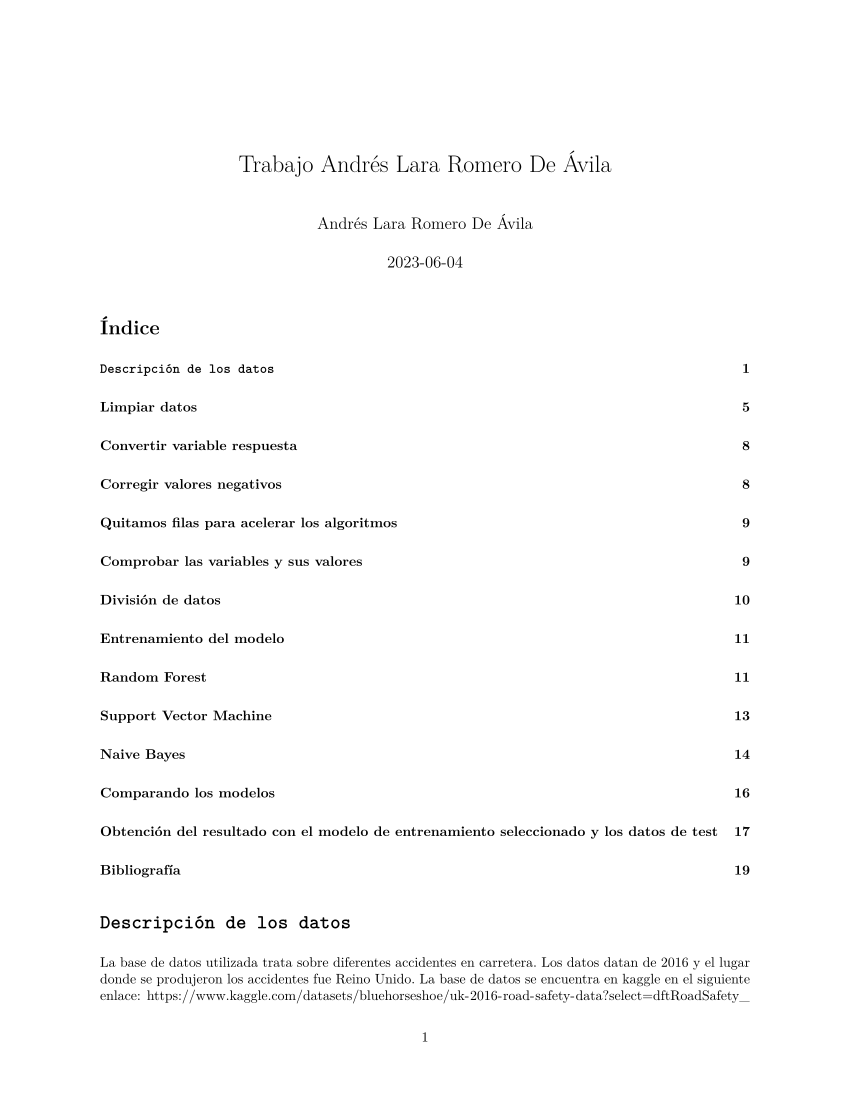

This chart was generated by the following R code:
---
title: "Trabajo Andrés Lara Romero De Ávila"
author: "Andrés Lara Romero De Ávila"
date: "`r Sys.Date()`"
output:
  pdf_document: default
  html_document: default
warnings: no
message: no
lang: "es-ES"
---

```{r setup, include=FALSE}
knitr::opts_chunk$set(echo = TRUE, warning=FALSE, message=FALSE)
```

# **`Descripción de los datos`**

La base de datos utilizada trata sobre diferentes accidentes en carretera. Los datos datan de 2016 y el lugar donde se produjeron los accidentes fue Reino Unido. La base de datos se encuentra en kaggle en el siguiente enlace: <https://www.kaggle.com/datasets/bluehorseshoe/uk-2016-road-safety-data?select=dftRoadSafety_Accidents_2016.csv>. La base de datos como comenta el usuario que la subió pertenece al apartado de transporte del gobierno de Reino Unido. Esta página contiene gran cantidad de recursos para entrenamiento en machine learning e incluso tiene actualizados, a partir de esta clase de datos estudios en los que explican las zonas y las condiciones en las que se producen mayor cantidad de accidentes para prevenir a los ciudadanos . La interpretación de los atributos de la tabla la he realizado gracias la explicación de las distintas opciones de cada variable que vienen en kaggle, pues no he encontrado ningún glosario.

Entre las columnas encontramos:

-   Fallecido: implica si hubo fallecidos

    0.  No hubo fallecidos

    <!-- -->

    1.  Hubo al menos un fallecido

-   Numero_Vehiculos : El número de vehículos implicados en el accidente. Este número puede ir desde un solo vehículo implicado hasta un máximo de 16 vehículos.

-   Numero_Afectados : Número de heridos (victimas o con lesiones) afectados por el accidente. Esta es una variable cuantitativa cuyo valor mínimo es cero afectados y el máximo es 60.

-   Tipo_Via_Principal: Indica el tipo de vía donde se produjo el accidente. Sus valores pueden ser:

    1.  Autovía
    2.  Autovía de tipo A
    3.  Carretera General del estado
    4.  Carretera tipo B
    5.  Carretera tipo C
    6.  No clasificado

-   Especificación_Via: Indica algún detalle relevante sobre la vía principal.

    1.  Rotonda
    2.  Calle de un solo carril
    3.  Carretera con dos carriles

    <!-- -->

    6.  Carretera con un carril
    7.  Carril de aceleración o deceleración

    <!-- -->

    9.  Desconocido

-   Límite de velocidad: Indica el límite máximo de velocidad permitido en la vía donde se produjo el accidente. Las unidades son millas por hora.

-   Detalles de cruce: Indica información adicional en el caso de que en la zona del accidente había un cruce

    0.  No hay cruce o lo hay a al menos a 20 metros
    1.  Rotonda
    2.  Mini-rotonda
    3.  Intersección en forma de codo

    <!-- -->

    5.  Carril de deceleración o aceleración
    6.  Cruce de carreteras
    7.  Más de 4 vías sin rotonda
    8.  Entrada privada
    9.  Otro cruce

-   Organización_Control_Cruce_Persona: Nos indica si existe alguna organización como policia o protección civil que se encargue del paso de peatones en la vía del accidente.

    0.  No hay nada en al menos 50 metros
    1.  Control escolar por una patrulla
    2.  Control por otra organización autorizada

-   Facilidades_Cruce_Personas: Indica si hay alguna infrastructura que facilite el paso de peatones en la zona.

    0.  No hay en al menos 50 metros
    1.  Paso de zebra

    <!-- -->

    4.  "Paso de pelícano": paso de zebra controlado por semáforos.
    5.  Semáforo para peatones

    <!-- -->

    7.  Puente o tunel
    8.  Refugio central: zona segura entre carriles de coches

-   Condiciones lumínicas: sus posibles valores son:

    1.  Luz del día

    <!-- -->

    4.  Oscuridad con luz artificial
    5.  Oscuridad sin luz artificial encendida aún
    6.  Oscuridad sin dispositivos lumínicos
    7.  Oscuridad y desconocimiento de luces

-   Condiciones climatológicas:

    1.  Bueno, sin vientos fuertes
    2.  Lloviendo sin fuertes vientos
    3.  Nevando sin fuertes vientos
    4.  Bien pero vientos fuertes
    5.  Lloviendo con vientos fuertes
    6.  Nevando con fuertes vientos
    7.  Niebla
    8.  Otro
    9.  Desconocido

-   Condiciones superficie via: Indica las condiciones de la parte superficial de la via en el momento del accidente.

    1.  Seco
    2.  Húmedo o mojado
    3.  Nevado
    4.  Helado
    5.  Inundación por encima de los 3cm
    6.  Aceite o combustible
    7.  Barro

-   Zona urbana o rural: Indica si la zona del acontecimiento pertenecía a una zona rural o urbana

    1.  Urbana
    2.  Rural
    3.  Desubicada

-   Tipo de vehiculo:

    1.  Vehículo a pedal
    2.  Motocicleta inferior a 50cc
    3.  Motocicleta inferior a 125cc
    4.  Motocicleta superior a 125cc y por debajo de 500cc
    5.  Motocicleta superior a 500cc

    <!-- -->

    8.  Taxi y coche privado o alquilado
    9.  Coche
    10. Minibus
    11. Autobus

    <!-- -->

    16. Caballo
    17. Vehiculo agrícola
    18. Tranvía
    19. Caravana
    20. Camión entre 3.5 y 7.5 toneladas
    21. Camión mayor a 7.5 toneladas
    22. Scoter
    23. Motocicleta eléctrica

    <!-- -->

    90. Otro

    <!-- -->

    97. Motocicleta sin conocer sus cc
    98. Camión de mercancias sin conocer su peso

-   Maniobra del vehículo: Indica la maniobra que realizaba el vehículo en el momento del accidente.

    1.  Marcha atrás
    2.  Aparcado
    3.  Esperando para salir
    4.  Decelerando o patando
    5.  Apartándose
    6.  Haciendo un cambio de sentido
    7.  Girando izquierda
    8.  Esperando para girar a la izquierda
    9.  Girando a la derecha
    10. Esperando para girar a la derecha
    11. Cambiando al carril derecho
    12. Cambiando al carril izquierdo
    13. Apartando un vehículo en movimiento fuera de la carretera
    14. Apartando un vehículo parado fuera de la carretera

-   Localización cruce : Indica donde se encontraba el cruce respecto a la zona del accidente

    0.  No había en al menos 20 metros
    1.  Intersección o esperando entrar al cruce
    2.  Intersección depejada o esperando a salir de ella
    3.  Saliendo de una rotonda
    4.  Entrando a una rotonda
    5.  Dejando la carretera principal
    6.  Entrando a la carretera principal
    7.  Entrando desde un carril de aceleración
    8.  En mitad de una intersección o de una rotonda

-   Primer punto de impacto: Nos indica donde se produjo el primer impacto que recibió el vehículo implicado

    0.  No impactó
    1.  Choque frontal
    2.  Alcance
    3.  Choque al lateral del vehículo
    4.  Rozando alguna parte

-   Objetivo del viaje : Objetivo que tenía el viaje para el conductor principal.

    1.  Viaje de trabajo
    2.  Traslado al puesto de trabajo
    3.  Llevando a los niños al colegio
    4.  Adolescentes conduciendo a casa
    5.  Otro
    6.  Desconocido

-   Sexo del conductor:

    1.  Masculino
    2.  Femenino
    3.  Desconocido

-   Edad del conductor

-   Clase afectado: Indica el rol del implicado en el accidente.

    1.  Conductor
    2.  Pasajero
    3.  Peatón

-   Sexo del afectado :

    1.  Masculino
    2.  Femenino
    3.  Desconocido

-   Edad del afectado

-   Fallecido

    0.  No hubo fallecidos
    1.  Hubo al menos un fallecido

Con estos atributos intentaremos resolver las preguntas:

-   ¿Hay algún patrón para los accidentes que involucre a los diferentes usuarios de la vía?

-   ¿Podemos predecir el momento más seguro para salir a la carretera?, ¿Y el más peligroso?

-   ¿Puede esta información ayudar a los diferentes conductores para poder predecir las zonas, días, etc donde se producen la mayoría de accidentes?

-   ¿Son algunos vehículos más propensos a los accidentes que otros?

# Limpiar datos

En primer lugar voy a convertir todos los archivos .csv a data frame y luego los voy a concatenar según el índice del accidente en la tabla data. Aunque a priori hay celdas vacias y valores a nulos pero luego los quitaremos.

```{r}
data <- read.csv("dftRoadSafety_Accidents_2016.csv")
veh <- read.csv("veh.csv")
cas <- read.csv("Cas.csv")
data <- merge(merge(data, veh, by = "Accident_Index"), cas, by = "Accident_Index")
```

```{r}
class(data)
```

Vemos que la clase de nuestra tabla ya es un data frame

```{r}
str(data)
```

En nuestra base de datos encontramos que hay 32 columnas y 136621 filas (accidentes).

Ahora vamos a comenzar a limpiarla

```{r}
#Eliminamos las variables que no podemos utilizar
data <- subset(data, select = -c(1,2,3,4,5,6,12,13,14,16,22,28,31,32,33,35,37,39,40,41,42,44,48,49,50,52,53,54,55,56,60,61,62,63,64,65,66,67,68,69))

#Cambiar el nombre de las columnas
colnames(data) <- c("Gravedad_Accidente","Numero_Vehiculos,","Numero_Afectados","Fecha","Dia_Semana","Tipo_Via_principal","Especificacion_Via","Limite_Velocidad","Detalles_cruce","Control_Cruce","Tipo_Via_Secundaria","Organizacion_Control_Cruce_Personas","Facilidades_Cruce_Personas","Condiciones_Luminicas","Condiciones_Climatologicas","Condiciones_Superficie_Via","Imprevistos","Zona_Urbana_Rural","Tipo_Vehiculo","Maniobra_Vehiculo","Localizacion_Cruce","Primer_Punto_Impacto","Objetivo_Viaje","Sexo_Conductor","Edad_Conductor","Edad_Vehiculo","Clase_Afectado","Sexo_Afectado","Edad_Afectado")

#Vamos a comprobar la parte superficial de los datos
str(data)
```

Comenzamos viendo que aun quitando las variables que no nos sirven hay que modificar algunas columnas para poder utilizarlas en los algoritmos.

```{r}
summary(data)

```

```{r}
dim(data)
```

Ahora ya nos quedamos solo con 18 columnas de las cuales solo hay 1 respuesta que es la gravedad del accidente y todas las demás son explicativas.

Vamos a convertir la variable límite de velocidad en entero para que detecte si hay valores vacios o nulos.

```{r}
#Convertimos también la velocida máxima permitida en entero
data$Limite_Velocidad <- as.integer(data$Limite_Velocidad)

table(factor(data$Limite_Velocidad))
```

```{r}

#Vamos a comprobar también si hay algún dato vacio, con null
anyNA(data)
```

Vemos que hay algunos valores tipo NA

```{r}
#Vamos a comprobar en que columna están los datos vacios
colSums(is.na(data))
```

Los datos vacios se encuentran en la columna Límite de velocidad y al tener tantas filas lo más conveniente es eliminarlos.

```{r}
data <- data[complete.cases(data), ]

#Volvemos a comporbar que valores son NA
colSums(is.na(data))

```

Como vemos ya hemos eliminado las filas que contenían valores vacios. Vamos a comprobar también si hay valores nulos en la tabla.

```{r}
is.null(data)
```

No hay valores nulos.

```{r}
str(data$Fecha)
```

Al tener la variable fecha como caracter no la podemos utilizar para el estudio por lo que nos vamos a quedar con los meses para estudiar si un accidente en un mes determinado importa en su gravedad. El año es el mismo por lo que no va a explicar nada, y el día es complicado pues se vuelven a repetir cada mes y por tanto es dificil diferenciarlos con el mes

```{r}
data$Fecha <- as.Date(data$Fecha, format = "%d/%m/%Y")

# Extraer los meses de la columna "fecha"
data$Mes <- format(data$Fecha, format = "%m")
#Convertimos los meses en entero
data$Mes <- as.integer(data$Mes)

#Convertida la variable fecha la eliminamos
data <- subset(data, select = -c(Fecha))

#Ahora voy a colocar la variable mes
Mes <- data$Mes
data <- subset(data, select = -c(Mes))
data <- cbind(data[, 1:4], Mes, data[, 5:ncol(data)])

#Comprobamos la variable
table(factor(data$Mes))
```

Voy a convertir todos los datos con un -1 a valores de tipo NA para que podamos limpiarlos tratar con ellos y si queremos asignarle la mediana o moda.

```{r}
data[data == -1] <- NA
```

# Convertir variable respuesta

Vamos a separar el archivo según la columna de gravedad del accidente. Vamos a dividir los accidentes entre los que tuvieron fallecidos y los que no pues estos primeros nos interesan más, y el resultado lo introducimos en una variable (Fallecidos) en la que representamos con un 1 sí que hay fallecidos y con un 0 lo no hubo ningún fallecido. En este caso hay que comprobar la variable Gravedad del accidente pues es la que nos dice si algún individuo murió. Esta variable puede presentar 3 valores los cuales son:

-   1 : Hubo más de un fallecido

-   2 : El accidente fue importante pues hubo heridos graves y algún fallecido

-   3 : El accidente ha sido leve

```{r}
#Vamos a dividir las tuplas en dos con la nueva variable Gravedad_Accidente
data$Fallecido <- ifelse(data$Gravedad_Accidente > 2, "0", "1")

#Al dividir las tuplas ya no hace falta la variable gravedad_Accidente pues es explicativa por lo que la borramos
data <- subset(data, select = -c(Gravedad_Accidente))

#Convertimos la variable a entero
data$Fallecido <- as.factor(data$Fallecido)

#Vamos a ver el resultado
table(data$Fallecido)

```

Como vemos la mayoría de los casos estudiados implicaron al menos un fallecido.

# Comprobar las variables y sus valores

Esto lo realizo para poder comprender mejor las variables de cara a su uso posterior en el estudio.

Vamos a comprobar una visión general del resultado de limpiar los datos

```{r}
str(data)
```

Todas las variables de nuestra tabla son de tipo entero.

Vamos a comprobar todas las variables individualmente:

```{r}
library(ggplot2)
qplot(data$Numero_Vehiculos)
```

Como vemos hay mucha diversidad en los resultados pero la mayoría de accidente implicaron uno, dos o tres coches como máximo.

```{r}
table(data$Numero_Afectados)
```

Como vemos en la mayoría de los accidentes solo hubo un implicado en el accidente. A este valor le siguen 2 afectados posteriormente 3.

```{r}
library(ggplot2)
qplot(data$Dia_Semana)
```

El número de accidentes por día de la semana es muy similar en los 7, por lo que seguramente esta variable no ofrezca mucha información. Como tenemos variables de sobra la quitamos.

```{r}
data <- subset(data, select = -c(Dia_Semana))
```

```{r}
qplot(data$Mes)
```

Al mes le ocurre lo mismo que al día de la semana, y es que para todos los meses hubo un número muy parecido de accidentes por lo que esta variable tampoco explicará mucho. La quitamos también.

```{r}
data <- subset(data, select = -c(Mes))
```

```{r}
table(data$Tipo_Via_principal)
```

En la variable tipo de vía tenemos como campeón en cuanto a cantida de accidentes al valor 3 que consiste en carreteras de tipo A que son parte de la red de carreteras principales y que se consideran las vías más importantes y de mayor capacidad. Estas suelen ser autopistas o carreteras principales con múltiples carriles y están diseñadas para el tráfico de larga distancia y alta velocidad. A esta categoría le siguen las carreteras de tipo B que consisten en carreteras que conectan zonas rurales, pueblos y ciudades pequeñas.

```{r}
table(data$Especificacion_Via)
```

En este caso el que contiene mayor número de valores es en el tipo 6 que representa las carreteras de un solo carril, es decir, que cada sentido tiene un solo carrill. A este valor le sigue el 3 que representa a las carreteras con dos carriles por sentido como las autovías y autopistas.

```{r}
table(data$Limite_Velocidad)
```

```{r}
library(ggplot2)
qplot(data$Limite_Velocidad, geom = "histogram")
```

En el límite de velocidad los valores más repetidos son las vías de 30 millas por hora seguido de las vías de 60 millas/hora. Esto quiere decir que la mayoría de los accidentes se concentra en velocidades medias-bajas.

```{r}
qplot(data$Detalles_cruce)
```

En este caso en accidentes no había cruce o lo había a 20 metros o más, y el otro valor que más aparece es el 3 que corresponde con una intersección o cruce escalonado, es decir, un tipo de intersección que se realiza cuando las vías que se cruzan no están en una alineación directa sino que están desplazadas unas de otras.

```{r}
table(data$Control_Cruce)
```

El claro nivel en el control de cruce es el número 4 que consiste en un cruce el cual no tiene ninguna señalización para controlar el paso de los vehículos, seguido del valor -1 que hace referencia a que en ese accidente el dato no se tuvo en consideración. Esta variable no va a explicar mucho por lo que la podemos quitar al tener variables de sobra.

```{r}
data <- subset(data, select = -c(Control_Cruce))
```

```{r}
prop.table(table(factor(data$Tipo_Via_Secundaria))) * 100
```

En cuanto a las vías secundarias que aparecen en el suceso, en el 41% de los sucesos no había ninguna vía secundaria, y en el 40% no se tomo nota sobre este campo. Como en este caso en gran parte de los datos no está recogido el dato eliminamos la variable.

```{r}
data <- subset(data, select = -c(Tipo_Via_Secundaria))
```

```{r}
table(data$Organizacion_Control_Cruce_Personas)
```

Esta variable hace referencia a si existe algún organismo humano para controlar el cruce de personas por la vía como puediera ser la policia o protección civil. Podemos ver que en la mayoría de casos no existe ningun organismo encargado de esto y por lo tanto podrá ser una dato relevante de cara al estudio.

```{r}
table(factor(data$Facilidades_Cruce_Personas))
```

En cuanto a las facilidades para el paso de personas encontramos que en la mayoría de casos no había ningún tipo de infrastructura para el paso de peatones en al menos 50 metros, aunque en algunos casos encontramos que había semáforos habilitados con paso de peatones.

```{r}
table(data$Condiciones_Luminicas)
```

Las condiciones lumínicas en la mayoría de los casos son del caso 1 que indica que el accidente fue de día, es decir, con luz diurna. También tenemos otros cuantos con el valor 4 que indica que el accidente fue en unas condiciones nocturnas pero con luces encendidas de por medio, es decir, que puede ser en una zona donde haya farolas u otro tipo de luz artificial.

```{r}
table(data$Condiciones_Climatologicas)
```

En la gran mayoría de los casos, las condiciones climatológicas fueron normales, es decir, un día sin lluvias y con viendo moderado o calmado. Esta variable puede ser también de gran utilidad para el estudio.

```{r}
table(data$Condiciones_Superficie_Via)
```

En el caso de la variable que indica el estado de la vía, la mayoría de los casos indican que el asfalto estaba seco (valor 1), y a esto le siguen otros cuantos sucesos con piso mojado o húmedo(valor 2).

```{r}
table(data$Imprevistos)
```

En el caso de los improvistos no explica mucho, pues en la gran mayoría de los casos no hubo ningún imprevisto en el momento del accidente. Esta variable la voy a quitar porque no hay mucha información sobre ella.

```{r}
data <- subset(data, select = -c(Imprevistos))
```

```{r}
table(data$Zona_Urbana_Rural)
```

Podemos ver que la mayoría de los accidentes se produjeron en entornos urbanos(valor 1) aunque también hubo muchos de ellos en entornos rurales (valor 2). Esta variable puede sernos de gran utilidad para entrenar el modelo

```{r}
table(data$Tipo_Vehiculo)
```

El tipo de vehículo puede ser información diferencial para un accidente fatal y además en nuestro caso existe una gran heterogeneidad pues hay muchos valores diferentes. La gran cantidad de vehículos implicados son cohces.

```{r}
table(data$Maniobra_Vehiculo)
```

Esta variable contiene los valores muy repartidos y puede ser de gran utilidad, pues representa la maniobra que realizaba el vehículo a la hora del accidente.

```{r}
table(data$Localizacion_Cruce)
```

```{r}
table(data$Primer_Punto_Impacto)
```

Esta variable puede ser de gran ayuda también para determinar si hay algún fallecido, pues por ejemplo un golpe frontal puede ser practicamente mortal.

```{r}
table(data$Objetivo_Viaje)
```

El objetivo del viaje puede aportar información en el sentido del estádo de ánimo del conductor, por ejemplo, un conductor que vaya al trabajo y que encima haya un atasco puede tener una probabilidad mayor de accidente que un conductor que vaya de vacaciones.

```{r}
prop.table(table(data$Sexo_Conductor, data$Fallecido)) *100
```

Utilizando una tabla de doble entrada podemos ver mejor si realmente el sexo del conductor depende a la hora de tener un accidente grave. En este caso vemos que en proporción a la cantidad de hombres o mujeres, son más los hombres que tienen un accidente con muertos, con más o menos 1/4 de probabilidad, que las mujeres las cuales presentan 1/6 de probabilidad.

```{r}
table(data$Edad_Conductor)
```

Como vemos la edad del condcutor hay valores que no son muy lógicos por lo que vamos a quitar todas aquellas filas cuyos valores sean menores que 14 años, pues aunque no exista un carnet con esa edad pero si que un niño de 14 años está capacitado para conducir un vehículo.

```{r}
data <- subset(data, Edad_Conductor >= 14)
qplot(data$Edad_Conductor)
```

Ahora esta variable tiene más sentido y la podemos utilizar sin problemas.

```{r}
qplot(data$Edad_Vehiculo)
```

```{r}
table(data$Clase_Afectado)
```

Esta variable indica el rol del afectado, es decir, que este podía ser conductor, pasajero o peatón respectivamente.

```{r}
table(data$Sexo_Afectado)
```

```{r}
qplot(data$Edad_Afectado)
```

Vemos que la edad de los afectados es muy dispar y por tanto puede ser de gran utilidad para el estudio.

# Corregir valores NA

Ahora vamos a corregir todas las variables a las que les hemos quitado el valor -1 para convertirlo en NA y que así no aparecieran en el estudio con el valor -1.

```{r}
colSums(is.na(data))
```

En todos los casos salvo en la edad del vehículo hay pocos valores 'NA' por lo que vamos a eliminarlos y la variable de edad_vehículo la quitamos porque tenemos suficientes variables.

```{r}
condicion <- complete.cases(data[, -20])
data <- data[condicion, ]
colSums(is.na(data))
```

Ahora ha corregido todos los valores 'NA' menos los de la columna de la edad del vehículo.

```{r}
data <- subset(data, select = -c(Edad_Vehiculo))

```

Filamente las dimensiones de la tabla son:

```{r}
dim(data)
```

# División de datos

Vamos a comenzar dividiendo nuestros datos en la parte de entrenamiento y la parte de test. La proporción será de 70% para el entrenamiento y 30% para el test, y en ningún momento se podrá filtrar información de los datos de test a los del entrenamiento. En primer lugar también vamos a fijar una semilla para que siempre nos haga la misma división.

```{r}
library(caret)

set.seed(100)
muestra <- createDataPartition(data$Fallecido, p = .70, list = FALSE)

train.accidentes=data[muestra,]
test.accidentes=data[-muestra,]

dim(train.accidentes)
dim(test.accidentes)

prop.table(table(train.accidentes$Fallecido))
prop.table(table(test.accidentes$Fallecido))
```

# Entrenamiento del modelo

Para poder comparar correctamente el modelo entrenado por cada algoritmo hay que asegurar que se utilizan las mismas particiones de datos para todos los algoritmos a utilizar. Vamos a crear nuestras particiones con la función create folds de la librería caret. Vamos a utilizar en nuestro caso 5 folds:

```{r}
#Primero fijamos la semillas para que siempre nos de el mismo resultado
set.seed(100)
modelos <- createFolds(train.accidentes$Fallecido, k = 5)

trainControl <- trainControl(method = "cv", number = 5, index = modelos)
```

# Random Forest

El primer algoritmo que voy a utilizar es random forest. En primer lugar voy a crear un objeto llamado caret y dentro de el contendra instancias de los diferentes algoritmos.

```{r}
install.packages("randomForest")
library(randomForest)
library(caret)


RF<- train(Fallecido ~ ., data = train.accidentes,
method = "rf",
tuneLength = 5,
trControl = trainControl,
metric = "Accuracy")

RF

plot(RF)
```

# Suport Vector Machine

```{r}
SVM <- train(Fallecido ~ .,
                   data = train.accidentes,
                   method = "svmRadial",
                   preProcess = c("center", "scale"),
                   trControl=trainControl,
                   tuneLength = 10)

SVM

plot(SVM)
```

# Naive Bayes

```{r}
NaiveB <- train(Fallecido ~ .,
                   data = train.accidentes,
                   method = "naive_bayes",
                   preProcess = c("center", "scale"),
                   trControl=trainControl)

NaiveB

plot(NaiveB)
```

# Comparando los modelos

Vamos por último a comparar los modelos de entrenamientos realizados anteriormente
